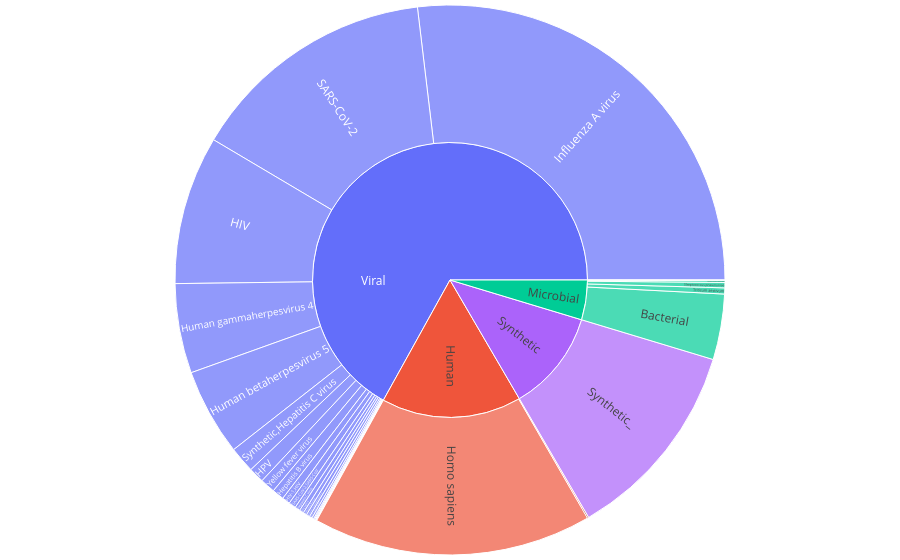

The notebook cell saved with this chart:
### Markdown cell above
### 1D. Suppl. Epitope predictions overview

### Code cell
# Load the epitope annotations
tcr_data = pd.read_csv(processed_dir / "0_final_data_parsed_annotated.csv")
tcr_epitopes = tcr_data[tcr_data["Score"] >= 0.2]

tcr_epitopes_bact = tcr_epitopes[
    (tcr_epitopes["epitope_groups"] == "Microbial")
    & (tcr_epitopes["Epitope Species"] != "Triticum aestivum")
    & (tcr_epitopes["Epitope Species"] != "Plasmodium falciparum")
]

# Remove duplicate names
tcr_epitopes = tcr_epitopes.copy()
tcr_epitopes["Epitope Species"] = tcr_epitopes["Epitope Species"].replace(
    {"Synthetic": "Synthetic_"}
)

# Define labels
top_parents = tcr_epitopes["epitope_groups"].dropna().unique().tolist()
child_nodes = tcr_epitopes["Epitope Species"].dropna().unique().tolist()
labels = top_parents + child_nodes
parents = [""] * len(top_parents)

# Map species to group
species_to_group = (
    tcr_epitopes[["Epitope Species", "epitope_groups"]]
    .dropna()
    .drop_duplicates()
    .set_index("Epitope Species")["epitope_groups"]
    .to_dict()
)
parents.extend([species_to_group.get(sp, "") for sp in child_nodes])

# Values
dict_groups = tcr_epitopes["epitope_groups"].value_counts().to_dict()
dict_species = tcr_epitopes["Epitope Species"].value_counts().to_dict()
values = [dict_groups[p] for p in top_parents] + [
    dict_species[ch] for ch in child_nodes
]

# Colors
color_map = {
    "Viral": "#636EFA",
    "Human": "#EF553B",
    "Microbial": "#00CC96",
    "Synthetic": "#AB63FA",
}
colors = [
    color_map.get(lab, color_map.get(species_to_group.get(lab, ""), "lightgrey"))
    for lab in labels
]

############################################
### Figure generation: Sunburst epitopes ###
############################################

fig = go.Figure(
    go.Sunburst(
        labels=labels,
        parents=parents,
        values=values,
        branchvalues="total",
        marker=dict(colors=colors),
        insidetextorientation="radial",
    )
)
fig.update_layout(margin=dict(t=5, l=5, r=5, b=5))
fig.write_image(suppl_dir / "S1_sunburst_noepitopes.pdf")
fig.show()


####################################
### Figure generation: Pie chart ###
####################################

main_counts = [len(tcr_data) - len(tcr_epitopes), len(tcr_epitopes)]
main_colors = ["#D3D3D3", "#1F78B4"]

plt.figure(figsize=(6, 6))
plt.pie(
    main_counts,
    labels=["", ""],
    colors=main_colors,
    startangle=90,
    textprops={"fontsize": 20},
    wedgeprops={"linewidth": 2, "edgecolor": "white"},
)
plt.tight_layout()
plt.savefig(suppl_dir / "S1_small_pie.pdf", bbox_inches="tight")
plt.show()

### Figure 1 — Plotly figure (JSON) as saved in the notebook; plotly's stock layout.template omitted (floating-point values rounded to 4 significant figures)
{"data": [{"branchvalues": "total", "insidetextorientation": "radial", "labels": ["Viral", "Synthetic", "Microbial", "Human", "Human betaherpesvirus 5", "Influenza A virus", "SARS-CoV-2,SARS-CoV", "SARS-CoV-2", "Synthetic_", "HPV", "Bacterial", "Human gammaherpesvirus 4", "Homo sapiens", "HIV", "Hepatitis B virus", "Yellow fever virus", "Hepatitis C virus", "Triticum aestivum", "HIV-1,HIV", "Human mastadenovirus C", "Synthetic,Hepatitis C virus", "Streptococcus pneumoniae", "HIV,HIV-1", "Mycobacterium tuberculosis", "Influenza B virus", "Synthetic,Homo sapiens", "Human alphaherpesvirus 3", "HTLV-1,Homo sapiens", "Human alphaherpesvirus 2", "SARS-CoV,SARS-CoV-2", "Influenza B virus,Influenza A virus", "HTLV-1", "Dengue Virus 1", "Pseudomonas aeruginosa", "Chrysanthemum virus B", "Plasmodium falciparum", "HCoV-OC43,HCoV-HKU1", "Rotavirus"], "marker": {"colors": ["#636EFA", "#AB63FA", "#00CC96", "#EF553B", "#636EFA", "#636EFA", "#636EFA", "#636EFA", "#AB63FA", "#636EFA", "#00CC96", "#636EFA", "#EF553B", "#636EFA", "#636EFA", "#636EFA", "#636EFA", "#00CC96", "#636EFA", "#636EFA", "#636EFA", "#00CC96", "#636EFA", "#00CC96", "#636EFA", "#EF553B", "#636EFA", "#636EFA", "#636EFA", "#636EFA", "#636EFA", "#636EFA", "#636EFA", "#00CC96", "#636EFA", "#00CC96", "#636EFA", "#636EFA"]}, "parents": ["", "", "", "", "Viral", "Viral", "Viral", "Viral", "Synthetic", "Viral", "Microbial", "Viral", "Human", "Viral", "Viral", "Viral", "Viral", "Microbial", "Viral", "Viral", "Viral", "Microbial", "Viral", "Microbial", "Viral", "Human", "Viral", "Viral", "Viral", "Viral", "Viral", "Viral", "Viral", "Microbial", "Viral", "Microbial", "Viral", "Viral"], "type": "sunburst", "values": [102746, 18286, 7167, 25281, 7841, 41274, 653, 22389, 18286, 1395, 5915, 8078, 25156, 13400, 1075, 1345, 474, 552, 716, 313, 2347, 483, 394, 180, 328, 125, 25, 244, 88, 170, 78, 47, 53, 16, 14, 21, 4, 1]}], "layout": {"margin": {"b": 5, "l": 5, "r": 5, "t": 5}}}
